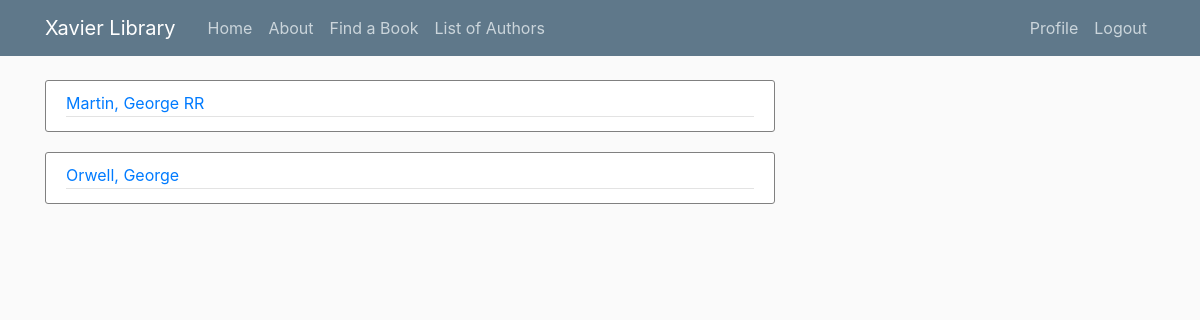
The app's page /author/ (signed in) with its own data.
### library/models.py (models this page shows, shortened)
class Author(models.Model):
    first_name = models.CharField(max_length=100)
    last_name = models.CharField(max_length=100)
    date_of_birth = models.DateField(null=True, blank=True)
    date_of_death = models.DateField('died', null=True, blank=True)
    class Meta:
        ordering = ['last_name', 'first_name']
    def __str__(self):
        return '{0}, {1}'.format(self.last_name, self.first_name)

### library/views.py (the view)
# urls.py: path('author/', AuthorListView.as_view(), name='author-list'),
class AuthorListView(ListView):
	template_name = 'library/author.html'
	context_object_name = 'authors'
	model = Author

### library/templates/library/author.html
{% extends "library/base.html" %}
{% block content%}
    {% for author in authors %}
        <article class="media content-section" style="display: block">
            <div class="article-metadata">
                <a href="{% url 'author-detail' author.id %}">{{ author }}</a>
            </div>
		</article>
    {% endfor %}
{% endblock content %}

### library/static/library/main.css (style rules this page uses)
body { background: #fafafa; color: #333333; margin-top: 5rem; }
.content-section { background: #ffffff; padding: 10px 20px; border: 1px solid gray; border-radius: 3px; margin-bottom: 20px; }
.article-metadata { padding-bottom: 1px; margin-bottom: 4px; border-bottom: 1px solid #e3e3e3 }

### records on screen
Author: last_name+first_name "Martin, George RR"
Author: last_name+first_name "Orwell, George"
